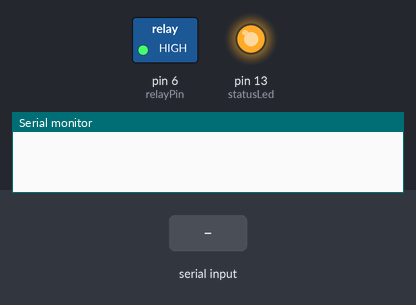
Simulated run of this sketch. Board: Arduino Leonardo, built with avr-gcc and run on an emulated ATmega32U4. On the bench: switched loads named in the sketch (green lamp = pin HIGH), output pins drawn as LEDs (lit = HIGH), the last lines printed to the serial monitor. The inputs (shaded band) are chosen by the test bench.

Above: at 0.1 s.
At 2.4 s:
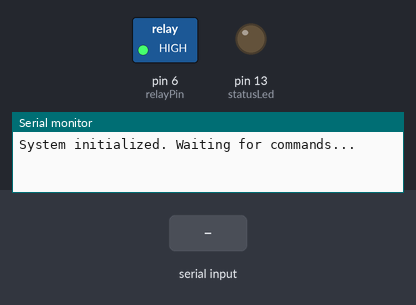
2.5 s: "1" received over Serial
Timing chart, 0 to 5.5 s (numbered marks = the images above; inputs shaded):
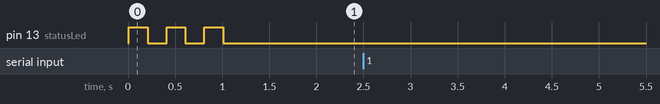

The sketch:

door_control.ino
```cpp
// Pin definitions
const int relayPin = 6;
const int statusLed = 13;

// Variables for non-blocking timing
unsigned long relayActiveTime = 0;
const unsigned long relayActiveDuration = 5000; // 5 seconds
bool relayActive = false;
bool lastRelayState = false;

// Debouncing variables
unsigned long lastCommandTime = 0;
const unsigned long debounceDelay = 5000; // 5 seconds between valid commands

void setup() {
  // Initialize pins
  pinMode(relayPin, OUTPUT);
  pinMode(statusLed, OUTPUT);

  // Start with relay OFF (HIGH for active low relay)
  digitalWrite(relayPin, HIGH);
  digitalWrite(statusLed, LOW);

  // Initialize serial communication
  Serial.begin(9600);
  while (!Serial) {
    ; // Wait for serial port to connect (for Leonardo/Micro)
  }

  // Blink LED to indicate startup
  for (int i = 0; i < 3; i++) {
    digitalWrite(statusLed, HIGH);
    delay(200);
    digitalWrite(statusLed, LOW);
    delay(200);
  }

  Serial.println("System initialized. Waiting for commands...");
}

void loop() {
  // Check for incoming serial data
  if (Serial.available() > 0) {
    char command = Serial.read();

    // Process command only if it's 'D' and we're not in a debounce period
    if (command == 'D' && (millis() - lastCommandTime >= debounceDelay)) {
      // Activate relay (LOW for active low relay)
      digitalWrite(relayPin, LOW);
      digitalWrite(statusLed, HIGH);
      relayActive = true;
      relayActiveTime = millis();
      lastCommandTime = millis();

      Serial.println("Door unlocked for 5 seconds");
    }
    // Optional: Ignore other characters or handle them as needed
    else if (command != 'D') {
      Serial.print("Received unknown command: ");
      Serial.println(command);
    }
  }

  // Check if relay activation period has expired
  if (relayActive && (millis() - relayActiveTime >= relayActiveDuration)) {
    // Deactivate relay (HIGH for active low relay)
    digitalWrite(relayPin, HIGH);
    digitalWrite(statusLed, LOW);
    relayActive = false;

    Serial.println("Door locked");
  }

  // Optional: Add status reporting (only when state changes)
  if (relayActive != lastRelayState) {
    Serial.print("Relay state: ");
    Serial.println(relayActive ? "ACTIVE" : "INACTIVE");
    lastRelayState = relayActive;
  }

  // Add a small delay to prevent overwhelming the serial buffer
  delay(10);
}
```
